Frame 1 (no input): blank canvas, image omitted
Frame 60 (the mouse pressed at the canvas centre just before this capture): blank canvas, image omitted
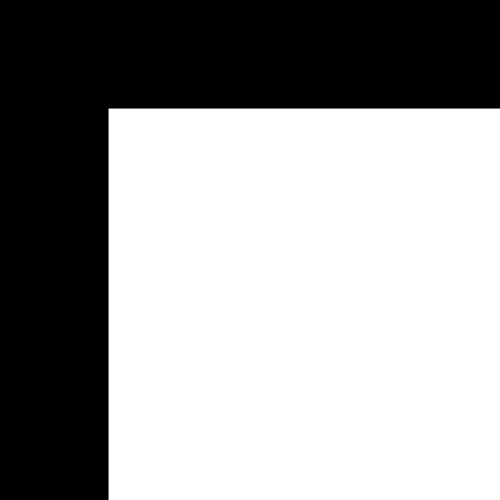
Frame 120 (the mouse held since frame 60 and released just before this capture)

The Processing sketch whose frames 1 and 60 were blank and that drew this single picture after the mouse press (run headless with seeded random() and noise(); from frame 60 on, the mouse is pressed at the canvas centre):

// Processing sketch: processing_129596
// ── processing_129596.pde

float timer = 0.0;
float myscale = 0.1;
float myScaleSpeed = 1.8;
float rotate = 0.1;

void setup()
{
  size(500, 500);
  frameRate(30);
}

void draw()
{
  background(0);
  
  timer = timer + (1.0 / 30.0);
  myscale = myscale + myScaleSpeed;
  rotate = rotate + 0.1;
  
  if (timer >= 2.0 && timer <10.0)
  {
    pushMatrix();
    scale(myscale);
    rect(0,0,100, 100);
    popMatrix();
  }
  else if(timer >= 10.0 && timer < 13.5)
  {
   translate(width/2, height/2);
   rotate(rotate);
   fill(255);
   noStroke();
   rectMode(CENTER);
   rect(0, 0, 40, 40);
  }

  
  /*else if (timer >= 10.0)
  {
   pushMatrix();
   scale(myscale - 2.0);
   rect(0, 0, 100, 100);
   popMatrix();
  }
  */
  /*
  else if (timer >= 10.0 && timer < 13.5)
  {
    pushMatrix();
    scale(myscale);
    ellipse(0, 0, 200, 200);
    popMatrix();
  }
  */
}
